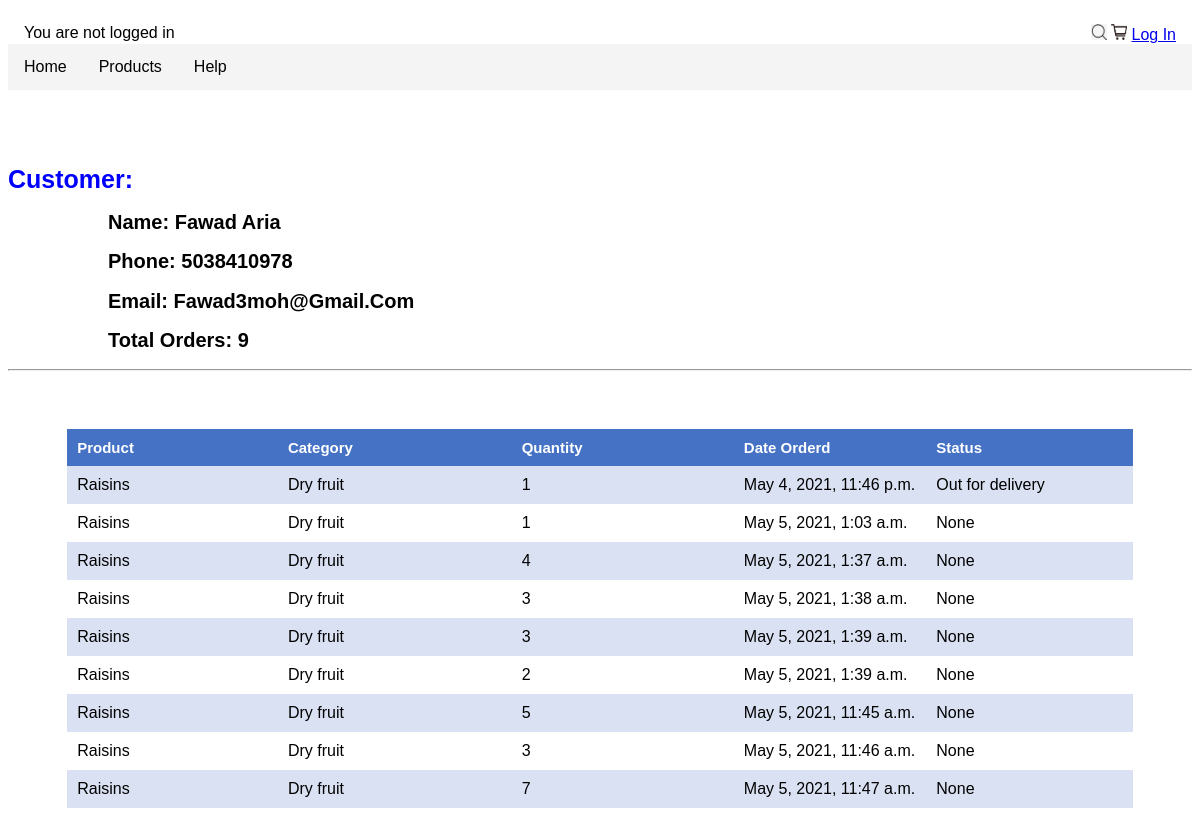
Page /users/1 on the committed database.
### afg_pro/models.py (models this page shows, shortened)
class MyCustomer(models.Model):
    user = models.OneToOneField(User, null=True, on_delete=models.CASCADE)
    profile_picture = models.ImageField(null=True, blank=True)
    name = models.CharField(max_length=200)
    last_name = models.CharField(max_length=200)
    phone = models.CharField(max_length=200, null=True)
    email = models.CharField(max_length=200, null=True)
    created_date = models.DateTimeField(auto_now_add=True, blank=True)

class Order(models.Model):
    STATUS = (
        ('pending', 'pending'),
        ('Out for delivery', 'Out for delivery'),
        ('Delivered', 'Delivered'),
        )
    customer = models.ForeignKey(MyCustomer, null= True, on_delete = models.SET_NULL)
    product = models.ForeignKey(MyProduct, null= True, on_delete = models.SET_NULL)
    created_date = models.DateTimeField(auto_now_add=True, blank=True)
    quantity = models.IntegerField(default=1)
    status = models.CharField(max_length=200, null=True, choices=STATUS)

class MyProduct(models.Model):
    UNIT = (
        ('Lb', 'Lb'),
        ('Kg', 'kg'),
        ('Number', 'Number'),
    )
    name = models.CharField(max_length=200)
    description = models.CharField(max_length=200)
    quantity = models.IntegerField(default=0)
    unit = models.CharField(max_length=100, null=True, choices = UNIT)
    price = models.FloatField(null=True)
    created_date = models.DateTimeField(auto_now_add=True, blank=True)
    category = models.ManyToManyField(MyCategory)
    def __str__(self):
        return self.name

class MyCategory(models.Model):
    name = models.CharField(max_length=200)
    def __str__(self):
        return self.name

### afg_pro/views.py (the view)
# urls.py: path('users/<str:cust_id>', views.EachCustOrders_View, name="users"),
def EachCustOrders_View(request, cust_id):
    customer = MyCustomer.objects.get(pk=cust_id)
    orders = customer.order_set.all()
    orders_total = orders.count()
    context = {
        'customer': customer,
        'orders': orders,
        'orders_total': orders_total
    }
    return render(request, 'afg_pro/single_user_view.html', context)

### afg_pro/templates/afg_pro/single_user_view.html
{% extends 'afg_pro/main.html' %}
{% block content %}
<br>
<div class="row2">
	<h1 style="color: blue;">Customer:</h1>
	<h2 style="padding-left: 5em; text-transform:capitalize;">Name: {{customer.name}} {{customer.last_name}}</h2>
	<h2 style="padding-left: 5em; text-transform:capitalize;">Phone: {{customer.phone}}</h2>
	<h2 style="padding-left: 5em; text-transform:capitalize;">Email: {{customer.email}}</h2>
	<h2 style="padding-left: 5em; text-transform:capitalize;">Total Orders: {{orders_total }}</h2>
	<hr>
	</div>
<div class="row3">
	<table class="t01" id="t02">
		<tr>
			<th>Product</th>
			<th>Category</th>
			<th>Quantity</th>
			<th class="dateNone">Date Orderd</th>
			<th>Status</th>
		</tr>
		{% for order in orders %}
		<tr>
			<td>{{order.product}}</td>
			<td>
                {% for category in order.product.category.all %}
                {{category}}
                {% endfor %}
            </td>
			<td>{{order.quantity}}</td>
			<td class="dateNone">{{order.created_date}}</td>
			<td>{{order.status}}</td>
		</tr>
		{% endfor %}
	</table>
</div>
{% endblock %}

### afg_pro/static/afg_pro/style.css (style rules this page uses)
table { width:70%; margin: auto; margin-top: 30px; }
table, th, td { border-collapse: collapse; }
th, td { padding: 10px; text-align: left; text-align: left; }
th { width: 30px; font-size: 20px; }
.t01 tr:nth-child(even) { background-color: #D9E1F2; }
.t01 tr:nth-child(odd) { background-color: #fff; }
.t01 th { background-color: #4572C4; color: white; font-size: 15px; padding: 10px; }
body { font-family: Arial; }
tr th { padding-left: 50px; font-size: 20px; }
#t02 { width: 90%; }
@media only all and (max-width: 1300px) { .t01 th { font-size: 15px; padding: 10px; } }
@media only all and (max-width: 1300px) { #t02 { width: 90%; } }
@media only all and (max-width: 1300px) { .row2 h2 { font-size: 20px; } }
@media only all and (max-width: 1300px) { .row2 h1 { font-size: 25px; } }

### rows in the picture
MyCustomer: name "Fawad", last_name "Aria", phone "5038410978", email "Fawad3moh@gmail.com"
Order: product "Raisins", quantity "1", created_date "May 4, 2021, 11:46 p.m.", status "Out for delivery"
MyCategory: name "Dry fruit"
Order: product "Raisins", quantity "1", created_date "May 5, 2021, 1:03 a.m.", status "None"
Order: product "Raisins", quantity "4", created_date "May 5, 2021, 1:37 a.m.", status "None"
Order: product "Raisins", quantity "3", created_date "May 5, 2021, 1:38 a.m.", status "None"
Order: product "Raisins", quantity "3", created_date "May 5, 2021, 1:39 a.m.", status "None"
Order: product "Raisins", quantity "2", created_date "May 5, 2021, 1:39 a.m.", status "None"
Order: product "Raisins", quantity "5", created_date "May 5, 2021, 11:45 a.m.", status "None"
Order: product "Raisins", quantity "3", created_date "May 5, 2021, 11:46 a.m.", status "None"
Order: product "Raisins", quantity "7", created_date "May 5, 2021, 11:47 a.m.", status "None"

### other values in the picture
{{ orders_total }} "9"
